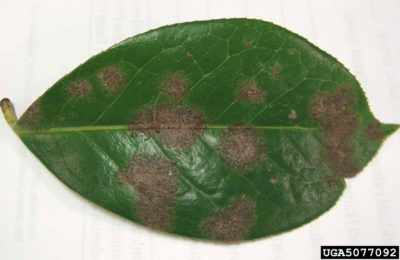
#> input picture backend/images/img_1111.jpg, 400 x 260 px, given as the content of the folder C:/Users/Siddharth/Documents/PlantOS/backend/leaf_jpg, which was not available
$ python img_view.py
#> lines starting #> are read from the running program, lines starting #| are printed output that depends on the picture; after the words box and inside, x2 and y2 are one past the last pixel; in counts of white or black regions, pixels touching at a corner belong together; pictures that were not available may be replaced by others from this repository, and a replacement may not be noted
### backend/kmeans_skl.py
import matplotlib.pyplot as plt
import cv2
from sklearn.cluster import KMeans
from time import time
import func_def

def leaf_cluster(input_img):
#> called with input_img = '_only/img_1111.jpg'
    t0=time()
    img=cv2.imread(input_img)
#> img is the input picture: shape (260, 400, 3); mean B, G, R 128.9, 153.6, 143.7
    img=cv2.cvtColor(img, cv2.COLOR_BGR2RGB)
    img=cv2.resize(img,(640,480),interpolation = cv2.INTER_AREA)
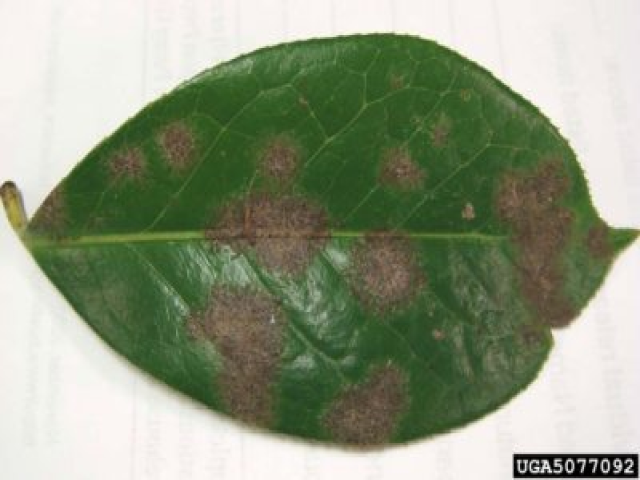
#> img: shape (480, 640, 3); mean R, G, B 143.6, 153.6, 128.8
    width=img.shape[1]
#> width = 640
    height=img.shape[0]
#> height = 480

    img=img.reshape(width*height,3)
    kmeans = KMeans(n_clusters=2, random_state=0).fit(img)
    labels=kmeans.labels_.reshape(height,width)
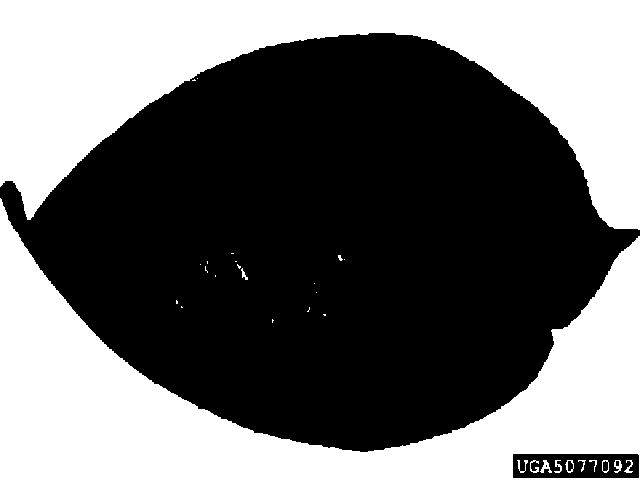
#> labels: shape (480, 640) int32; values 0 (black) and 1 (white), 41.8% white; 31 white regions (18 under 20 px), largest, box (x1, y1, x2, y2) and area: (0, 0, 640, 230) 65076, (0, 198, 640, 480) 62615, (540, 460, 552, 473) 71
    img=img.reshape(height,width,3)
    cluster=func_def.fill_holes(img.copy(),labels)

    plt.figure()
    plt.axis('off')
    plt.imshow(cluster)
    plt.show()
    t1=time()
    print("Time elapsed :",t1-t0,"seconds.")

### backend/func_def.py
from scipy.ndimage.morphology import binary_fill_holes
import numpy as np

def fill_holes(cluster,labels):
    label0=1-binary_fill_holes(labels == 0).astype(int)
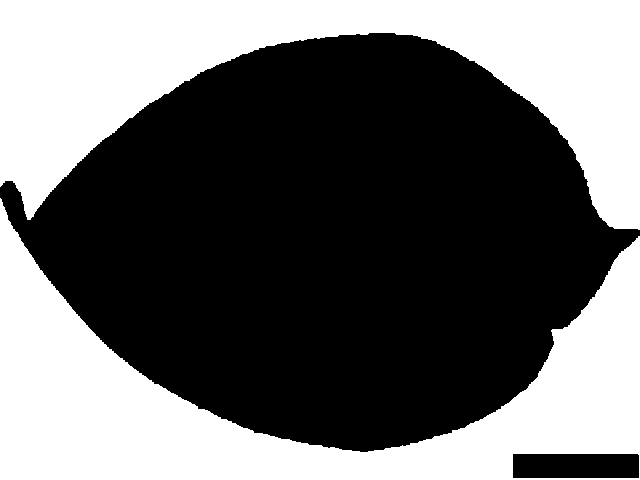
#> label0: shape (480, 640) int64; values 0 (black) and 1 (white), 41.6% white; 2 white regions, box (x1, y1, x2, y2) and area: (0, 0, 640, 230) 65076, (0, 198, 640, 480) 62615
    label1=binary_fill_holes(labels == 1).astype(int)
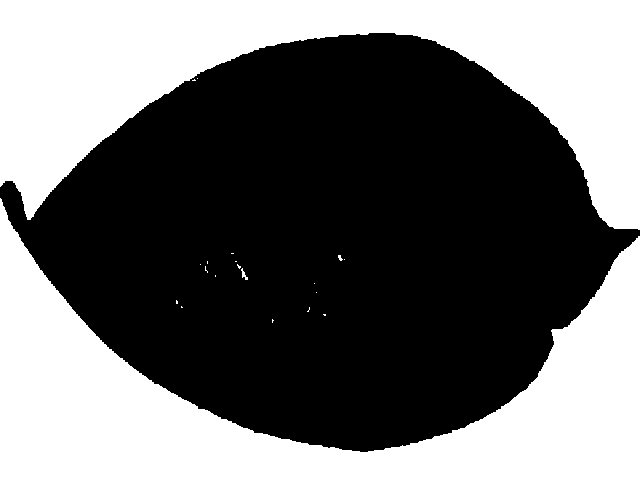
#> label1: shape (480, 640) int64; values 0 (black) and 1 (white), 42.6% white; 21 white regions (18 under 20 px), largest, box (x1, y1, x2, y2) and area: (0, 198, 640, 480) 65638, (0, 0, 640, 230) 65076, (241, 268, 248, 280) 34
    if labels[0][0] + labels[0][-1] + labels[-1][-1] + labels[-1][0] > 2:
        cluster[(labels * label0).astype(bool)] = np.asarray([0,0,0])
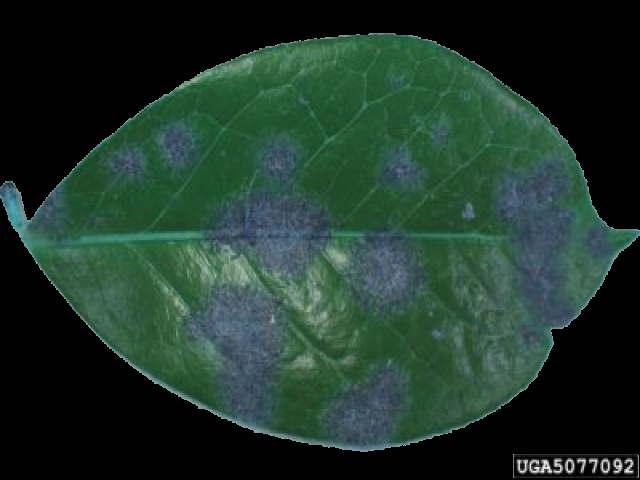
#> cluster: shape (480, 640, 3); mean of channels 0, 1, 2 43.1, 54.2, 31.5; drawn as B, G, R
    else:
        cluster[((1-labels) * (1-label1)).astype(bool)] = np.asarray([0,0,0])
    return cluster


### backend/img_view.py
import os
import kmeans_skl
jpeg_dir=r'C:\Users\Siddharth\Documents\PlantOS\backend\leaf_jpg'
os.chdir(jpeg_dir)

for flower in os.listdir():
    os.chdir(flower)
    for ftype in os.listdir():
        os.chdir(ftype)
        for img in os.listdir():
            new_name='_'.join([flower,ftype,img.split('.')[0].split('_')[1]])+'.jpg'
            kmeans_skl.leaf_cluster(os.path.join(os.getcwd(),img))
            print('\n' * 10)
        os.chdir('..')
    os.chdir('..')
